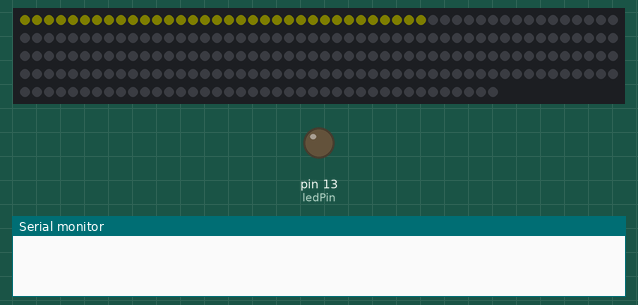
Simulated run of this sketch. Board: Arduino Uno, built with avr-gcc and run on an emulated ATmega328P. Parts: 240 RGB LEDs in strip order, left to right, continuing on the next row, output pins drawn as LEDs (lit = HIGH), the last lines printed to the serial monitor. Dim RGB values are drawn brighter than linear; sleep ends after the set time or at an interrupt. At 29.3 s the program stops and its outputs stay as they are.

Above: at 1.0 s.
At 6.6 s:
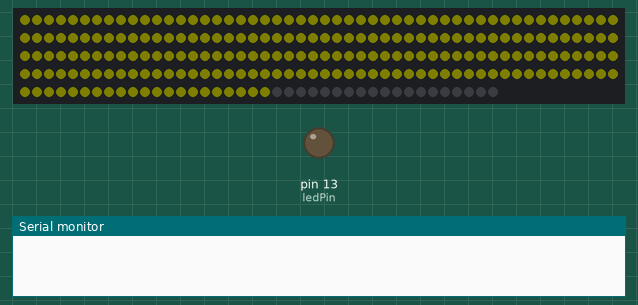
At 11.98 s:
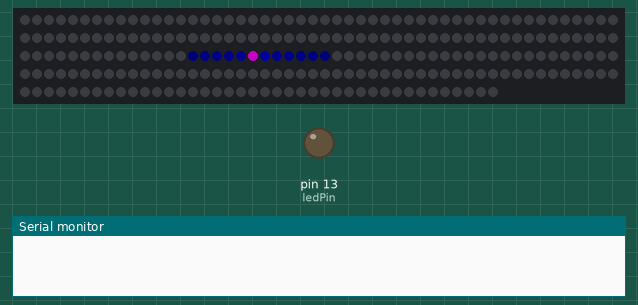
At 28.4 s:
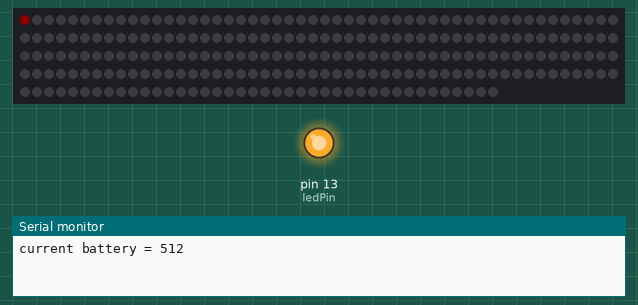
Timing chart, 0 to 30.3 s (numbered marks = the images above):
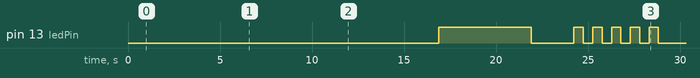

Measured:
- by itself, pin 13 (ledPin): goes HIGH 5.0 s, LOW 2.3 s, 4 × (HIGH 0.51 s, LOW 0.51 s), HIGH 0.51 s, then LOW

The sketch:

light_beltlong.ino
```cpp
#include <Adafruit_NeoPixel.h>
#include <avr/sleep.h>
#define STRIP_PIN 6

// Parameter 1 = number of pixels in strip
// Parameter 2 = Arduino pin number (most are valid)
// Parameter 3 = pixel type flags, add together as needed:
//   NEO_KHZ800  800 KHz bitstream (most NeoPixel products w/WS2812 LEDs)
//   NEO_KHZ400  400 KHz (classic 'v1' (not v2) FLORA pixels, WS2811 drivers)
//   NEO_GRB     Pixels are wired for GRB bitstream (most NeoPixel products)
//   NEO_RGB     Pixels are wired for RGB bitstream (v1 FLORA pixels, not v2)
Adafruit_NeoPixel strip = Adafruit_NeoPixel(240, STRIP_PIN, NEO_GRB + NEO_KHZ800);

// IMPORTANT: To reduce NeoPixel burnout risk, add 1000 uF capacitor across
// pixel power leads, add 300 - 500 Ohm resistor on first pixel's data input
// and minimize distance between Arduino and first pixel.  Avoid connecting
// on a live circuit...if you must, connect GND first.


const int toe_pin = A1;  // toe pressure sensor
const int heel_pin = A0;  // toe pressure sensor
const int battery_pin = A4; //voltage divider for battery
const int ledPin = 13;

const int thresh_toe = 700;
const int thresh_heel = 700;

boolean toe_bool = false;
boolean heel_bool = false;
boolean armed = false;

int toe_value = 0;
int heel_value = 0;

int steps = 0;
double counter = 0;


double brightness[] = {100, 30, 15, 10, 8, 6, 2};


void setup() {
  strip.begin();
  strip.show(); // Initialize all pixels to 'off'
  Serial.begin(9600);
  pinMode(ledPin, OUTPUT);
  //rainbowCycle(0);
  //battery_check();
  colorWipe(strip.Color(4,4,0), 20);
  theaterChase(strip.Color(4, 4, 0), 50);
  colorWipe(0, 0);

  //analogReference(EXTERNAL); //connect 3.3V to AREF

  delay(500);

}

void loop(){


  //heel_hit();
  back_and_forth();
  battery_check();
  //toe_hit();
  //fireball_belt();

  //heel_hit();

  //toe_hit();

 /* read_sensor();
     if (heel_bool==true){
       heel_hit();
     }

     if (toe_bool==true){
       //send_ball( 30, 60, 29, 0, 10); // out pulse
       toe_hit();
   }
     Serial.println(toe_value);
  */


  //delay(500);

  //delay(500);
}

void battery_check(){
   //Serial.println("in batterycheck");
   int bat_level=750;
   int current_level = analogRead(battery_pin);
   Serial.print("current battery = ");
   Serial.println(current_level);
   if( current_level < bat_level ){
      colorWipe(0, 0);  // clear strip
      while(1){
         for(int i=0; i<5; i++){
            digitalWrite(ledPin, HIGH);
            strip.setPixelColor(0,strip.Color(10, 0, 0));
            strip.show();
            delay(500);
            digitalWrite(ledPin, LOW);
            strip.setPixelColor(0,strip.Color(0, 0, 0));
            strip.show();
            delay(500);
         }

         set_sleep_mode(SLEEP_MODE_PWR_DOWN);
         sleep_enable();
         sleep_cpu();
         sleep_mode();            // here the device is actually put to sleep!!

      }
 }

}

void read_sensor(){
  int temp_toe = 0;
  int temp_heel = 0;
  toe_value = analogRead(toe_pin);
  heel_value = analogRead(heel_pin);

  // add a threshold for disarming
  if (armed == true){
      temp_toe = thresh_toe + 50;
      temp_heel= thresh_heel + 50;
  }else{
      temp_toe = thresh_toe;
      temp_heel = thresh_heel;
  }

  if (toe_value >=temp_toe)
     toe_bool = false; // toe press sensed
  else
     toe_bool = true;

  if (heel_value >=temp_heel)
     heel_bool = false; // heel press sensed
  else
     heel_bool = true;
  heel_bool = false; //no heel hooked up
}

void toe_hit(){
    send_ball( 0, 119, 239, 120, 6); // in pulse

    strip.setPixelColor(120,strip.Color(0, 0, 0));
    strip.setPixelColor(119,strip.Color(0, 0, 0));
     strip.show();
    //Serial.print("toe hit | ");
    digitalWrite(ledPin, HIGH);
    armed = true;
    rearm();
}

void heel_hit(){
    send_ball( 120, 240, 119, 0, 6); // out pulse
    //Serial.print("heel hit | ");
    digitalWrite(ledPin, HIGH);
    armed = true;
    rearm();
}

void back_and_forth(){
    send_ball( 120, 240, 119, 0, 30); // out pulse
    //Serial.print("heel hit | ");
    digitalWrite(ledPin, HIGH);

    send_ball( 0, 119, 239, 120, 30); // in pulse
    //Serial.print("toe hit | ");
    digitalWrite(ledPin, LOW);
}


void rearm(){
  boolean temp = true;
  //Serial.println("hold for rearm");
  while(temp){
     read_sensor();
     if( heel_bool || toe_bool ){
        temp = true; //stay in loop because foot has not left ground yet
     }
     else{
        temp = false;  // foot ready to be rearmed
        digitalWrite(ledPin, LOW);
        armed = false;
     }
     //Serial.print( heel_bool);
     //Serial.println( toe_bool);
     //delay(500);
  }
  delay(50); // wait for rearm
  counter++;
  //Serial.print("rearmed ");
  //Serial.println(counter);
}


// Fill the dots one after the other with a color
void colorWipe(uint32_t c, uint8_t wait) {
  for(uint16_t i=0; i<strip.numPixels(); i++) {
      strip.setPixelColor(i, c);
      strip.show();
      delay(wait);
  }
}


void clear_strip(){
     for(uint16_t i=0; i<strip.numPixels(); i++){
        strip.setPixelColor(i, 0);
     }
     strip.show();
}

//start_bit0 to end_bit0 is accending
//start_bit1 to end_bit1 is decending

void send_ball(int start_bit0, int end_bit0, int start_bit1, int end_bit1, int wait){  // send ball backward (toe step)
    int i=start_bit0;
    int i2=start_bit1;

    //each ball and each tain must be calculated
    for(int t = start_bit0; t < end_bit0+7; t++){


        if (i <= end_bit0)
          strip.setPixelColor(i,strip.Color(100, 0, 100));  // set initial ball
        if(i <= end_bit0+1)
          strip.setPixelColor( i-1, brightness[1] );  // set first tail
        if(i <= end_bit0+2)
          strip.setPixelColor( i-2, brightness[2] );  // set second tail
        if(i <= end_bit0+3)
          strip.setPixelColor( i-3, brightness[3] );  // set third tail
        if(i <= end_bit0+4)
          strip.setPixelColor( i-4, brightness[4] );  // set fourth tail
        if(i <= end_bit0+5)
          strip.setPixelColor( i-5, brightness[5] );  // set fourth tail
        if(i <= end_bit0+6)
          strip.setPixelColor( i-6, brightness[6] );  // set fourth tail
        if(i <= end_bit0+7)
          strip.setPixelColor( i-7, 0 );  // clear bit after tail


        if(i2 >= end_bit1)
          strip.setPixelColor(i2,strip.Color(100, 0, 100));  // set initial ball
        if(i2 >= end_bit1-1)
          strip.setPixelColor( i2+1, brightness[1] );  // set first tail
        if(i2 >= end_bit1-2)
          strip.setPixelColor( i2+2, brightness[2] );  // set second tail
        if(i2 >= end_bit1-3)
          strip.setPixelColor( i2+3, brightness[3] );  // set third tail
        if(i2 >= end_bit1-4)
          strip.setPixelColor( i2+4, brightness[4] );  // set fourth tail
        if(i2 >= end_bit1-5)
          strip.setPixelColor( i2+5, brightness[5] );  // set fourth tail
        if(i2 >= end_bit1-6)
          strip.setPixelColor( i2+6, brightness[6] );  // set fourth tail
        if(i2 >= end_bit1-7)
          strip.setPixelColor( i2+7, 0 );  // clear bit after tail

        strip.show();
        delay(wait);
        i++;
        i2--;
    }
}


void rainbowCycle(uint8_t wait) {
  uint16_t i, j;

  for(j=0; j<256*1; j++) { // 5 cycles of all colors on wheel
    for(i=0; i< strip.numPixels(); i++) {
      strip.setPixelColor(i, Wheel(((i * 256 / strip.numPixels()) + j) & 255));
    }
    strip.show();
    delay(wait);
  }
}


void theaterChase(uint32_t c, uint8_t wait) {
  for (int j=0; j<10; j++) {  //do 10 cycles of chasing
    for (int q=0; q < 3; q++) {
      for (int i=0; i < strip.numPixels(); i=i+3) {
        strip.setPixelColor(i+q, c);    //turn every third pixel on
      }
      strip.show();

      delay(wait);

      for (int i=0; i < strip.numPixels(); i=i+3) {
        strip.setPixelColor(i+q, 0);        //turn every third pixel off
      }
    }
  }
}


void fireball_belt(){
  if( analogRead(battery_pin) > 750 ){
     //Serial.print("analog is ");
     //Serial.println(analogRead(battery_pin));
     //delay(500);
     heel_hit();
     digitalWrite(ledPin, HIGH);
     Serial.println("ON");
     delay(500);

     toe_hit();
     digitalWrite(ledPin, LOW);
     Serial.println("OFF");
     delay(500);
  }else{
     Serial.println("LOW BATTERY");
     delay(1000);
  }
}

uint32_t Wheel(byte WheelPos) {
  if(WheelPos < 85) {
   return strip.Color(WheelPos * 3, 255 - WheelPos * 3, 0);
  } else if(WheelPos < 170) {
   WheelPos -= 85;
   return strip.Color(255 - WheelPos * 3, 0, WheelPos * 3);
  } else {
   WheelPos -= 170;
   return strip.Color(0, WheelPos * 3, 255 - WheelPos * 3);
  }
}
```
